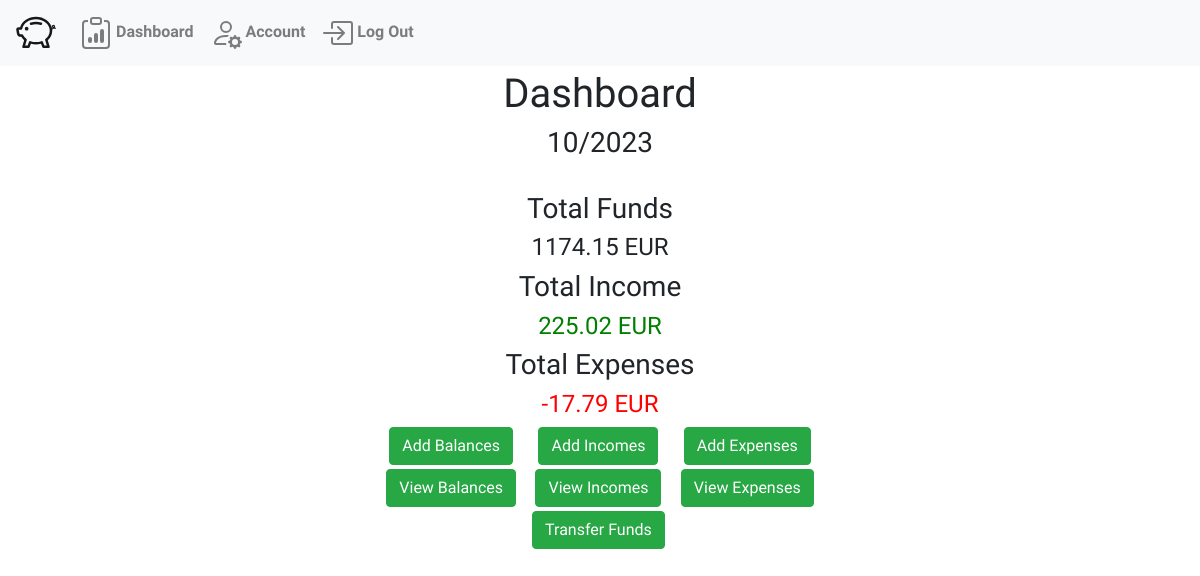
The app's page /dashboard (signed in) with its own data.
### WalletWise/models.py (models this page shows, shortened)
class MonthBudget(models.Model):
    dashboard = models.ForeignKey("Dashboard", on_delete=models.CASCADE, related_name="months")
    date = models.DateField(auto_now_add=True)
    @property
    def all_funds(self):
        total_amount = Decimal(0)
        if self.funds.aggregate(amount_sum=models.Sum('amount'))['amount_sum']:
            total_amount = self.funds.aggregate(amount_sum=models.Sum('amount'))['amount_sum']
        return Decimal(total_amount).quantize(Decimal('0.00'), rounding=ROUND_DOWN) or 0  # Return 0 if no funds are associated
    @property
    def total_Income(self):
        if self.isValid():
            total_amount = Decimal(0)
            if self.fundsChanges.filter(is_expense=False).aggregate(amount_sum=models.Sum('amount'))['amount_sum']:
                total_amount = self.fundsChanges.filter(is_expense=False).aggregate(amount_sum=models.Sum('amount'))['amount_sum']
            return Decimal(total_amount).quantize(Decimal('0.00'), rounding=ROUND_DOWN) or 0  # Return 0 if no incomes are associated
        else:
            return "Invalid funds changes detected"
    @property
    def total_Expenses(self):
        if self.isValid():
            total_amount = Decimal(0)
            if self.fundsChanges.filter(is_expense=True).aggregate(amount_sum=models.Sum('amount'))['amount_sum']:
                total_amount = self.fundsChanges.filter(is_expense=True).aggregate(amount_sum=models.Sum('amount'))['amount_sum']
            return total_amount.quantize(Decimal('0.00'), rounding=ROUND_DOWN) or 0  # Return 0 if no expenses are associated
        else:
            return "Invalid funds changes detected"
    @property
    def month(self):
        return self.date.month
    @property
    def year(self):
        return self.date.year
    def isValid(self):
        valid = True
        for fundsChange in self.fundsChanges.all():
            valid = valid and fundsChange.isValid()
        return valid

class FundsChange(models.Model):
    budget = models.ForeignKey("MonthBudget",related_name="fundsChanges", on_delete=models.CASCADE)
    title = models.CharField(max_length=64)
    amount = models.DecimalField(decimal_places=2, max_digits=20)
    destination = models.ForeignKey("Funds", related_name="associatedFundsChanges", on_delete=models.CASCADE)
    reoccuring = models.BooleanField(default=False)
    dateTime = models.DateTimeField(auto_now_add=True)
    is_expense = models.BooleanField(default=False, blank=False)
    def isValid(self):
        if self.is_expense:
            return self.amount < 0
        else:
            return self.amount >= 0

### WalletWise/views.py (the view)
# urls.py: path("dashboard", views.dashboard_view, name="dashboard"),
def dashboard_view(request):
    user = request.user
    try:
        dashboard = Dashboard.objects.get(owner=user)
    except:
        dashboard = Dashboard.objects.create(owner=user)
    budgets = dashboard.months.all()
    currentBudget = ""
    for budget in budgets:
        if timezone.datetime.now().month == budget.month and timezone.datetime.now().year == budget.year:
            currentBudget = budget
            break
    if currentBudget == "":
        currentBudget = viewsHelpers.createBudget(dashboard)
    return render(request,"WalletWise/dashboard.html", {
        'user':user,
        'budget': currentBudget,
        "dashboard" : dashboard
        })

### WalletWise/templates/WalletWise/dashboard.html (shortened to what this page needs)
{% extends "WalletWise/layout.html" %}
{% block body %}
<div class="container">
    {% if dashboard.openned_before == False %}
        <h1>Dashboard Setup</h1>
        <h5>Welcome to your Personal Dashboard!</h5>
        <br/>
        <h5>First, we go through the steps to setup your Dashboard together.</h5>
        <a href="{% url 'fundForm' %}">
            <button class="dashboard-setup-button btn btn-success">Setup my Dasboard!</button>
        </a>
    {% else %}
        <div class="text-center">
            <h1>Dashboard</h1>
            <h3>{{budget.month}}/{{budget.year}}</h3>
            <br/>
            <h3>Total Funds</h3>
            <h4>{{budget.all_funds}} EUR</h4>
            <h3>Total Income</h3>
            <h4 class="green">{{budget.total_Income}} EUR</h4>
            <h3>Total Expenses</h3>
            <h4 class="red">{{budget.total_Expenses}} EUR</h4>
            <div class="button-div">
                <div class="row">
                    <div class="col-4-md">
                        <a href="{% url 'fundForm' %}">
                            <button class="btn btn-success mb-1">Add Balances</button>
                        </a>
                        <br>
                        <a href="{% url 'balances' %}">
                            <button class="btn btn-success">View Balances</button>
                        </a>
                    </div>
                    <div class="col-4-md mx-3">
                        <a href="{% url 'incomeForm' %}">
                            <button class="btn btn-success mb-1">Add Incomes</button>
                        </a>
                        <br>
                        <a href="{% url 'incomes' %}">
                            <button class="btn btn-success mb-1">View Incomes</button>
                        </a>
                        <br>
                        <a href="{% url 'transferFundsForm' %}">
                            <button class="btn btn-success">Transfer Funds</button>
                        </a>
                    </div>
                    <div class="col-4-md">
                        <a href="{% url 'expenseForm' %}">
                            <button class="btn btn-success mb-1">Add Expenses</button>
                        </a>
                        <br>
                        <a href="{% url 'expenses' %}">
                            <button class="btn btn-success">View Expenses</button>
                        </a>
                    </div>
                </div>
            </div>
        </div>
    {% endif %}
</div>
{% endblock %}

### WalletWise/static/WalletWise/styles.css (style rules this page uses)
body { padding-top: 70px; font-family: 'Inconsolata', monospace; }
.button-div { display: inline-block; }
.green { color: green; }
.red { color: red; }

### records on screen
MonthBudget: month "10", year "2023", all_funds "1174.15", total_Income "225.02", total_Expenses "-17.79"
